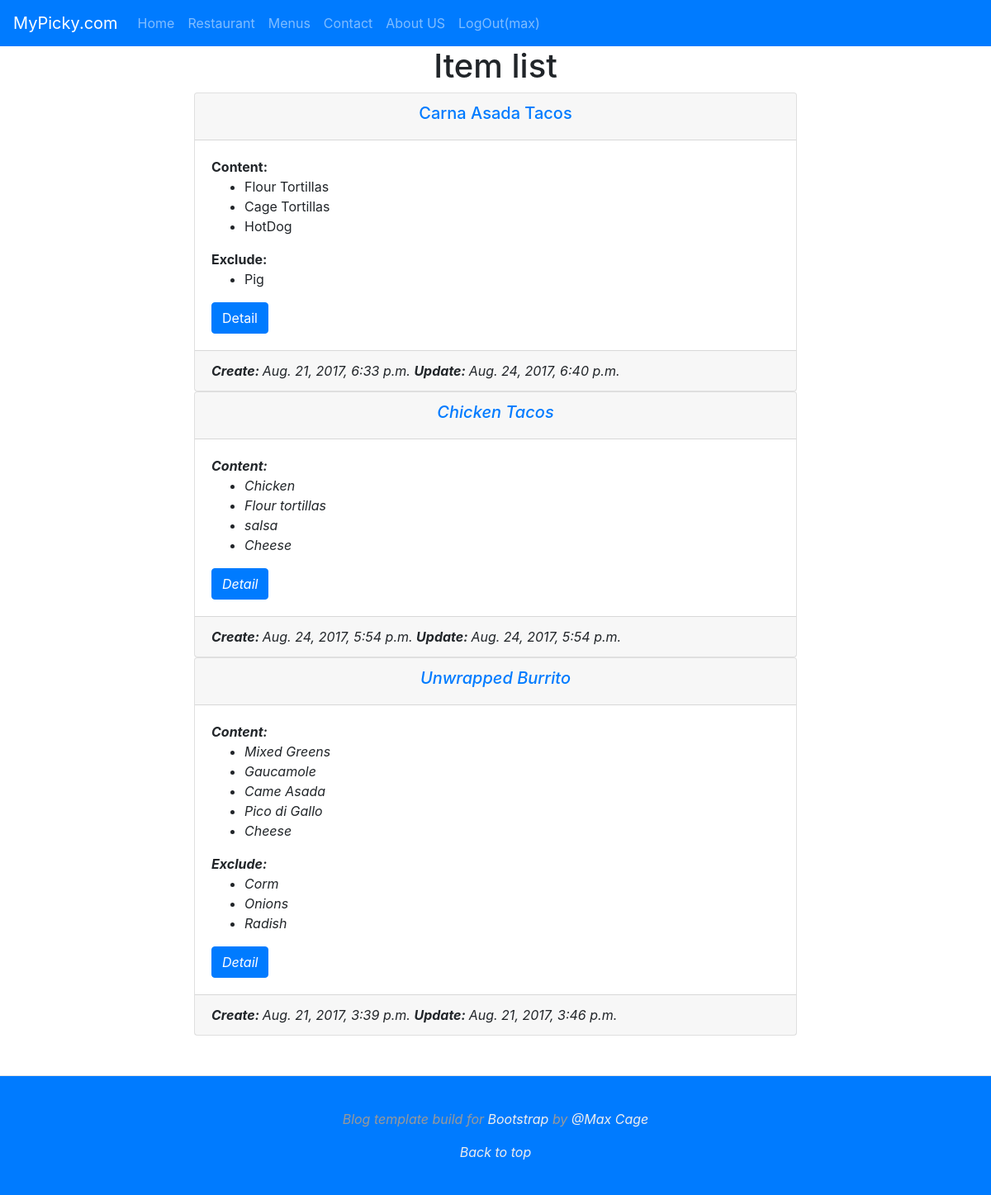
The app's page /items/ (signed in) with its own data.
### menus/models.py (models this page shows, shortened)
class Item(models.Model):
    user        = models.ForeignKey(settings.AUTH_USER_MODEL)
    restaurant  = models.ForeignKey(Restaurant)
    name        = models.CharField(max_length=100)
    contents    = models.TextField(help_text='Separate each item by comma')
    excludes    = models.TextField(
        blank=True, null=True, help_text='Separate each item by comma'
    )
    public      = models.BooleanField(default=True)
    timestamp   = models.DateTimeField(auto_now_add=True)
    update      = models.DateTimeField(auto_now=True)
    class Meta:
        ordering = ["-update", "-timestamp"]
    def get_contents(self):
        return self.contents.split(",")
    def get_excludes(self):
        return self.excludes.split(",")
    def get_absolute_url(self):
        return reverse('menus:detail', kwargs={'pk': self.pk})

### menus/views.py (the view)
# urls.py: url(r'$', ItemListView.as_view(), name="list"),
class ItemListView(LoginRequiredMixin, ListView):
    def get_queryset(self):
        return Item.objects.filter(user=self.request.user)

### menus/templates/menus/item_list.html (shortened to what this page needs)
{% extends "base.html" %}
{% block content %}
  <div class="row justify-content-center">
    <div class="col-8 col-offset-2">
      <h1 class="text-center">Item list</h1>
      {% for obj in object_list %}
        <div class="card">
          <div class="card-header">
              <h5 class="text-center">
                <a href="{{ obj.get_absolute_url }}">
                  {{obj.name}}
                </a>
              </h5>
          </div>
          <div class="card-body">
            {% if obj.contents %}
            <strong>Content:</strong>
            <ul>
              {% for item in obj.get_contents %}
                <li>{{item}}</li>
              {% endfor %}
            </ul>
            {% endif %}
            {% if obj.excludes %}
            <strong>Exclude:</strong>
            <ul>
              {% for item in obj.get_excludes %}
                <li>{{item}}</li>
              {% endfor %}
            </ul>
            {% endif %}
            <a class="btn btn-primary" href="{{ obj.get_absolute_url }}">Detail</a>
          </div>
          <div class="card-footer">
            <i><strong>Create: </strong><i>{{obj.timestamp}}
            <i><strong>Update: </strong><i>{{obj.update}}
          </div>
        </div>
      {% endfor %}
    </div>
  </div>
{% endblock %}

### templates/snippets/nav.html (shortened to what this page needs)
  <nav class="navbar navbar-expand-lg navbar-dark bg-primary">
    <div class="collapse navbar-collapse" id="navbarTogglerDemo01">
      <a class="navbar-brand"  href="/">MyPicky.com</a>
      <ul class="navbar-nav mr-auto mt-2 mt-lg-0">
        <li class="nav-item"><a class="nav-link"  href="{% url 'home' %}">Home</a></li>
        {% if request.user.is_authenticated %}
        <li class="nav-item"><a class="nav-link" href="{% url 'restaurants:list' %}">Restaurant</a></li>
        <li class="nav-item"><a class="nav-link"  href="{% url 'menus:list' %}">Menus</a></li>
        {% endif %}
        <li class="nav-item"><a class="nav-link"  href="{% url 'contact' %}">Contact</a></li>
        <li class="nav-item"><a class="nav-link"  href="{% url 'about' %}">About US</a></li>
        {% if request.user.is_authenticated %}
          <li class="nav-item text-right">
            <a class="nav-link"  href="{% url 'logout' %}">
              LogOut({{request.user.username}})
            </a>
          </li>
        {% else %}
          <li class="nav-item text-right"><a class="nav-link"  href="{% url 'login' %}">Login</a></li>
        {% endif %}
      </ul>
    </div>
  </nav>

### records on screen
Item: name "Carna Asada Tacos", get_contents "Flour Tortillas" "Cage Tortillas" "HotDog", get_excludes "Pig", timestamp "Aug. 21, 2017, 6:33 p.m.", update "Aug. 24, 2017, 6:40 p.m."
Item: name "Chicken Tacos", get_contents "Chicken" "Flour tortillas" "salsa" "Cheese", timestamp "Aug. 24, 2017, 5:54 p.m.", update "Aug. 24, 2017, 5:54 p.m."
Item: name "Unwrapped Burrito", get_contents "Mixed Greens" "Gaucamole" "Came Asada" "Pico di Gallo" "Cheese", get_excludes "Corm" "Onions" "Radish", timestamp "Aug. 21, 2017, 3:39 p.m.", update "Aug. 21, 2017, 3:46 p.m."

### other values on screen
{{ request.user.username }} "max"
